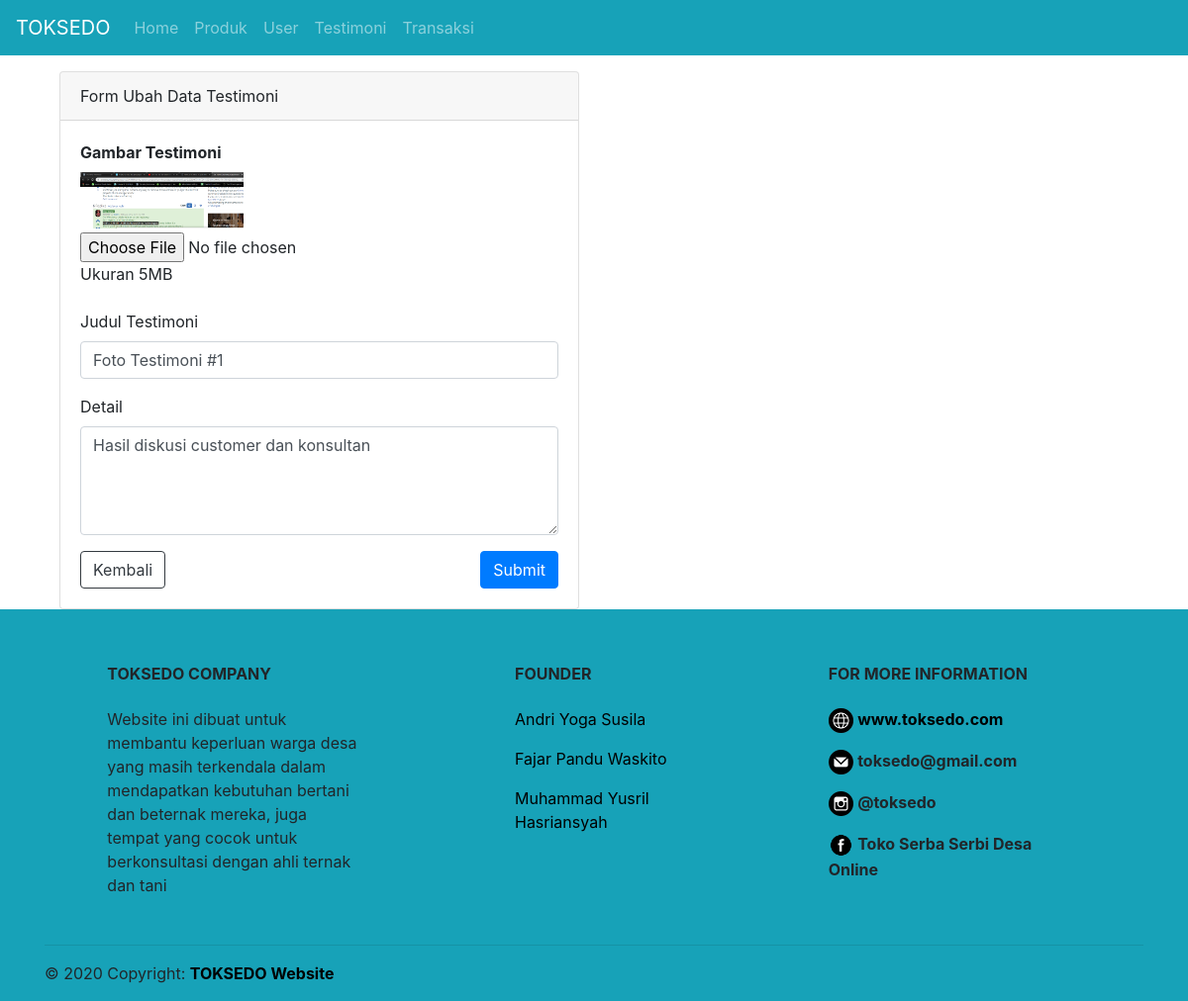
The app's page /admin/editTestimoni/2 with its own data.
### tables this page shows
CREATE TABLE `testimoni` (
  `idTestimoni` int(11) NOT NULL,
  `namaGambar` varchar(255) DEFAULT NULL,
  `judulGambar` varchar(100) DEFAULT NULL,
  `detailGambar` varchar(200) DEFAULT NULL,
  `created_at` timestamp NULL DEFAULT NULL,
  `updated_at` timestamp NULL DEFAULT NULL
);

### application/controllers/admin.php (called while the page is built, shortened)
<?php
class admin extends CI_Controller {
    public function __construct(){
        $this->load->helper('url');
        $this->load->helper('form');
        $this->load->model('login_model');
        $this->load->model('produk_model');
        $this->load->model('testimoni_model');
        $this->load->model('transaksi_model');
    }
    public function editTestimoni($id){
        $data['title'] = "Ubah Data Testimoni";
        $data['testimoni'] = $this->testimoni_model->getTestimoniByID($id);
        $this->form_validation->set_rules('judul', 'Judul Gambar', 'required');
        $this->form_validation->set_rules('detail', 'Detail Gambar', 'required');
        if ($this->form_validation->run() == FALSE) {
        $this->load->view('admin/template/header_admin',$data);
        $this->load->view('admin/testimoni/edit');
        $this->load->view('admin/template/footer_admin',$data);
        }
    }
}

### index.php (called while the page is built, shortened)
<?php
require_once BASEPATH.'core/CodeIgniter.php';

### application/models/testimoni_model.php (called while the page is built, shortened)
<?php
class testimoni_model extends CI_Model {
    public function getTestimoniByID($id){
        return $this->db->get_where('testimoni',['idTestimoni'=>$id])->result_array();
    }
}
?>

### application/views/admin/testimoni/edit.php (the view, shortened to what this page needs)
<div class="container">
    <div class="row mt-3 mx-auto">
        <div class="col-md-6">
            <div class="card">
                <div class="card-header">
                Form Ubah Data Testimoni
                </div>
                <div class="card-body">
                    <?php foreach($testimoni as $testi) : ?>
                    <?= form_open_multipart('admin/editTestimoni/'.$testi['idTestimoni']);?>
                        <div class="form-group">
                            <label for="gambar"><b>Gambar Testimoni</b></label><br>
                            <?php if($testi['namaGambar'] !=null): ?>
                                <td><img style="width:165px;" src="<?= base_url();?>images/testimoni/<?= $testi['namaGambar']; ?>" alt="<?= $testi['namaGambar']; ?>"></td><br>
                            <?php else: ?>
                                <td><img style="width:165px;" src="<?= base_url();?>images/testimoni/tes-foto-testimoni.png" alt="<?= $testi['namaGambar']; ?>"></td><br>
                            <?php endif;?>
                        <input type="file" class="mt-1" name="gambar" id="gambar"><br>
                            <label for="gambar">Ukuran 5MB</label><br>
                        </div>
                        <div class="form-group">
                            <label for="judul">Judul Testimoni</label>
                            <input type="text" class="form-control" id="judul" name="judul" value="<?= $testi['judulGambar'];?>">
                        </div>
                        <div class="form-group">
                            <label for="detail">Detail</label>
                            <textarea class="form-control" name="detail" id="detail" cols="50" rows="4"><?= $testi['detailGambar'];?></textarea>
                        </div>
                        <a class="btn btn-outline-dark" href="<?php echo base_url();?>admin/testimoni">Kembali</a>
                        <button type="submit" name="submit" class="btn btn-primary float-right"> Submit </button>
                    <?=
                    form_close();
                    ?>
                    <?php endforeach; ?>
                </div>
            </div>
        </div>
    </div>
</div>

### application/views/admin/template/header_admin.php (style rules this page uses)
body { overflow-x: hidden; }
a { color: black; }

### records on screen
testimoni: namaGambar (picture), judul "Foto Testimoni #1", detail "Hasil diskusi customer dan konsultan"
